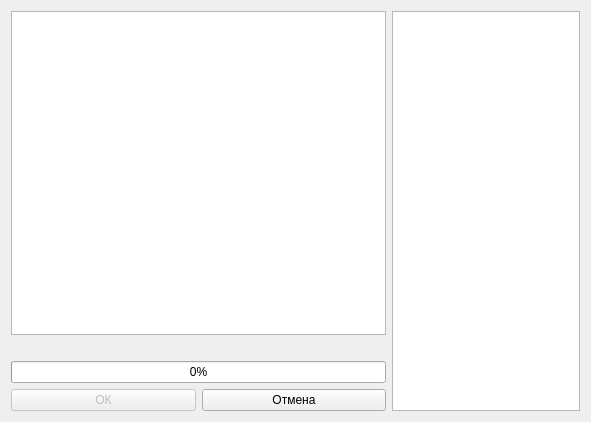
<?xml version="1.0" encoding="UTF-8"?>
<ui version="4.0">
 <class>Generating</class>
 <widget class="QDialog" name="Generating">
  <property name="geometry">
   <rect>
    <x>0</x>
    <y>0</y>
    <width>591</width>
    <height>422</height>
   </rect>
  </property>
  <property name="windowTitle">
   <string>Dialog</string>
  </property>
  <layout class="QHBoxLayout" name="horizontalLayout_2" stretch="2,1">
   <item>
    <layout class="QVBoxLayout" name="verticalLayout_7" stretch="0,0,0,0">
     <property name="spacing">
      <number>6</number>
     </property>
     <property name="sizeConstraint">
      <enum>QLayout::SetDefaultConstraint</enum>
     </property>
     <property name="bottomMargin">
      <number>0</number>
     </property>
     <item>
      <widget class="QListWidget" name="listWidget_Log"/>
     </item>
     <item>
      <widget class="QLabel" name="label_Status">
       <property name="text">
        <string/>
       </property>
       <property name="alignment">
        <set>Qt::AlignCenter</set>
       </property>
      </widget>
     </item>
     <item>
      <widget class="QProgressBar" name="progressBar">
       <property name="enabled">
        <bool>true</bool>
       </property>
       <property name="value">
        <number>0</number>
       </property>
      </widget>
     </item>
     <item>
      <layout class="QHBoxLayout" name="horizontalLayout">
       <item>
        <widget class="QPushButton" name="pushButton_OK">
         <property name="enabled">
          <bool>false</bool>
         </property>
         <property name="text">
          <string>ОК</string>
         </property>
        </widget>
       </item>
       <item>
        <widget class="QPushButton" name="pushButton_Cancel">
         <property name="text">
          <string>Отмена</string>
         </property>
        </widget>
       </item>
      </layout>
     </item>
    </layout>
   </item>
   <item>
    <layout class="QVBoxLayout" name="verticalLayout" stretch="0">
     <item>
      <widget class="QListWidget" name="listWidget_Stages"/>
     </item>
    </layout>
   </item>
  </layout>
 </widget>
 <resources/>
 <connections/>
</ui>
